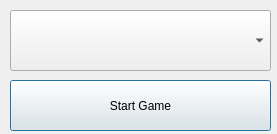
<?xml version="1.0" encoding="UTF-8"?>
<ui version="4.0">
 <class>Load_game</class>
 <widget class="QDialog" name="Load_game">
  <property name="geometry">
   <rect>
    <x>0</x>
    <y>0</y>
    <width>277</width>
    <height>134</height>
   </rect>
  </property>
  <property name="windowTitle">
   <string>Dialog</string>
  </property>
  <widget class="QComboBox" name="comboBox">
   <property name="geometry">
    <rect>
     <x>10</x>
     <y>10</y>
     <width>261</width>
     <height>61</height>
    </rect>
   </property>
  </widget>
  <widget class="QPushButton" name="pushButton">
   <property name="geometry">
    <rect>
     <x>10</x>
     <y>80</y>
     <width>261</width>
     <height>51</height>
    </rect>
   </property>
   <property name="text">
    <string>Start Game</string>
   </property>
  </widget>
 </widget>
 <resources/>
 <connections/>
</ui>
